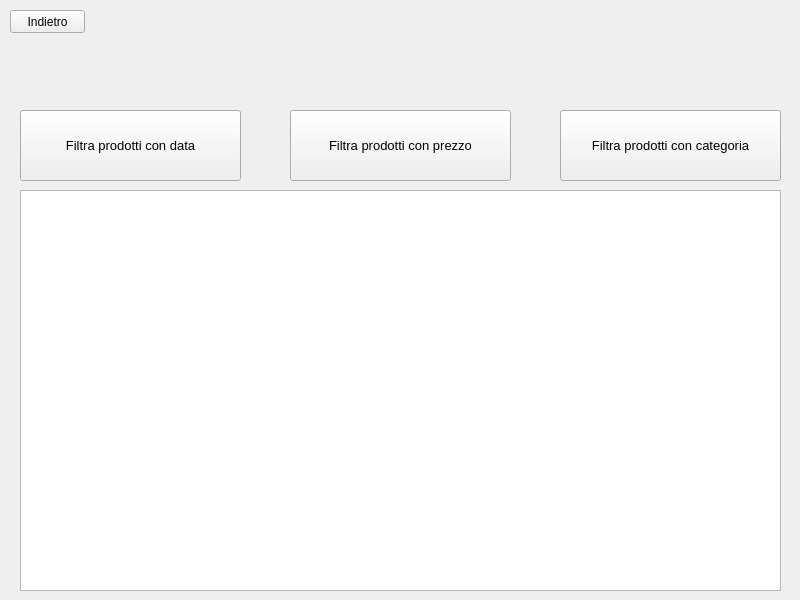
<?xml version="1.0" encoding="UTF-8"?>
<ui version="4.0">
 <class>LoginWindow</class>
 <widget class="QMainWindow" name="LoginWindow">
  <property name="geometry">
   <rect>
    <x>0</x>
    <y>0</y>
    <width>800</width>
    <height>600</height>
   </rect>
  </property>
  <property name="windowTitle">
   <string>MainWindow</string>
  </property>
  <widget class="QWidget" name="loginWidget">
   <widget class="QPushButton" name="indietro">
    <property name="geometry">
     <rect>
      <x>10</x>
      <y>10</y>
      <width>75</width>
      <height>23</height>
     </rect>
    </property>
    <property name="text">
     <string>Indietro</string>
    </property>
   </widget>
   <widget class="QPushButton" name="filtraConData">
    <property name="geometry">
     <rect>
      <x>20</x>
      <y>110</y>
      <width>221</width>
      <height>71</height>
     </rect>
    </property>
    <property name="font">
     <font>
      <pointsize>10</pointsize>
     </font>
    </property>
    <property name="text">
     <string>Filtra prodotti con data</string>
    </property>
   </widget>
   <widget class="QListWidget" name="listWidget">
    <property name="geometry">
     <rect>
      <x>20</x>
      <y>190</y>
      <width>761</width>
      <height>401</height>
     </rect>
    </property>
   </widget>
   <widget class="QPushButton" name="filtraConPrezzo">
    <property name="geometry">
     <rect>
      <x>290</x>
      <y>110</y>
      <width>221</width>
      <height>71</height>
     </rect>
    </property>
    <property name="font">
     <font>
      <pointsize>10</pointsize>
     </font>
    </property>
    <property name="text">
     <string>Filtra prodotti con prezzo</string>
    </property>
   </widget>
   <widget class="QPushButton" name="filtraConCategoria">
    <property name="geometry">
     <rect>
      <x>560</x>
      <y>110</y>
      <width>221</width>
      <height>71</height>
     </rect>
    </property>
    <property name="font">
     <font>
      <pointsize>10</pointsize>
     </font>
    </property>
    <property name="text">
     <string>Filtra prodotti con categoria</string>
    </property>
   </widget>
  </widget>
 </widget>
 <resources/>
 <connections/>
</ui>
